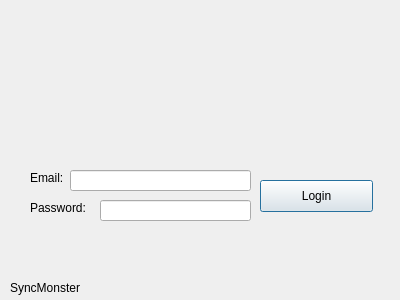
<?xml version="1.0" encoding="UTF-8"?>
<ui version="4.0">
 <class>Dialog</class>
 <widget class="QDialog" name="Dialog">
  <property name="geometry">
   <rect>
    <x>0</x>
    <y>0</y>
    <width>400</width>
    <height>300</height>
   </rect>
  </property>
  <property name="windowTitle">
   <string>Dialog</string>
  </property>
  <widget class="QLabel" name="email_label">
   <property name="geometry">
    <rect>
     <x>30</x>
     <y>170</y>
     <width>59</width>
     <height>16</height>
    </rect>
   </property>
   <property name="text">
    <string>Email:</string>
   </property>
  </widget>
  <widget class="QLabel" name="password_label">
   <property name="geometry">
    <rect>
     <x>30</x>
     <y>200</y>
     <width>61</width>
     <height>16</height>
    </rect>
   </property>
   <property name="text">
    <string>Password:</string>
   </property>
  </widget>
  <widget class="QLineEdit" name="email_input">
   <property name="geometry">
    <rect>
     <x>70</x>
     <y>170</y>
     <width>181</width>
     <height>21</height>
    </rect>
   </property>
   <property name="inputMethodHints">
    <set>Qt::ImhEmailCharactersOnly</set>
   </property>
  </widget>
  <widget class="QLineEdit" name="password_input">
   <property name="geometry">
    <rect>
     <x>100</x>
     <y>200</y>
     <width>151</width>
     <height>21</height>
    </rect>
   </property>
   <property name="inputMethodHints">
    <set>Qt::ImhHiddenText</set>
   </property>
   <property name="text">
    <string/>
   </property>
  </widget>
  <widget class="QPushButton" name="login_button">
   <property name="geometry">
    <rect>
     <x>260</x>
     <y>180</y>
     <width>113</width>
     <height>32</height>
    </rect>
   </property>
   <property name="text">
    <string>Login</string>
   </property>
  </widget>
  <widget class="QLabel" name="syncmonster_label">
   <property name="geometry">
    <rect>
     <x>10</x>
     <y>280</y>
     <width>161</width>
     <height>16</height>
    </rect>
   </property>
   <property name="text">
    <string>SyncMonster</string>
   </property>
  </widget>
 </widget>
 <resources/>
 <connections>
  <connection>
   <sender>login_button</sender>
   <signal>clicked()</signal>
   <receiver>Dialog</receiver>
   <slot>hide()</slot>
   <hints>
    <hint type="sourcelabel">
     <x>316</x>
     <y>195</y>
    </hint>
    <hint type="destinationlabel">
     <x>199</x>
     <y>149</y>
    </hint>
   </hints>
  </connection>
 </connections>
</ui>
